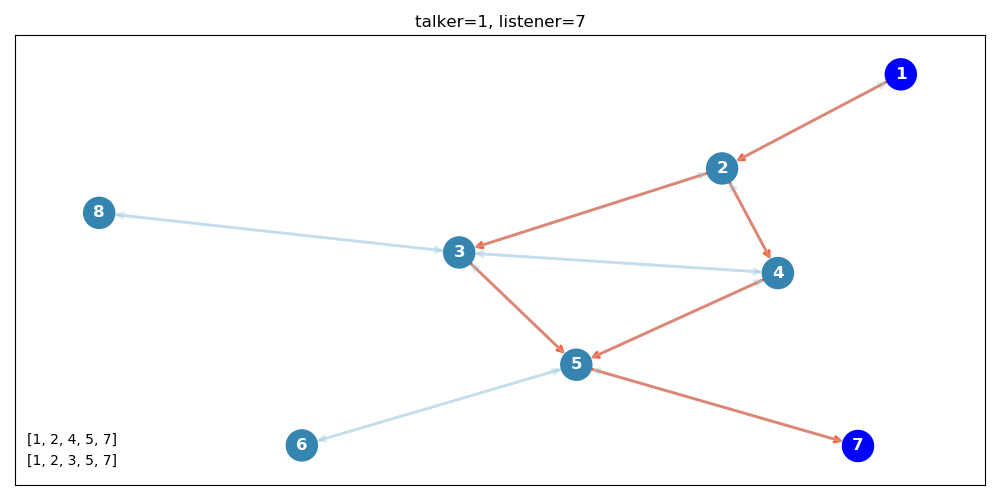
#> input picture simulations/demo_2/b_n4_f10_none_backtracking_lrf_aeap/results/t1_l7.png, 1000 x 500 px; its folder holds 3 pictures in this run
$ python v_flow_routes.py
#> lines starting #> are read from the running program, lines starting #| are printed output that depends on the picture
import os
from PIL import Image

DIR_NAME = './b_n4_f10_none_backtracking_lrf_aeap/results/'

filenames = os.listdir(DIR_NAME)
imgs = []
for filename in filenames:
    if os.path.splitext(filename)[1] == '.png':
        img = Image.open(os.path.join(DIR_NAME, filename))
#> img is the input picture: PIL image 1000x500 RGB; mean R, G, B 249.8, 250.1, 251.2
        imgs.append(img)
width, height = imgs[0].size
#> width = 1000; height = 500
result = Image.new(imgs[0].mode, (width * 2, height * 2))
#> result: PIL image 2000x1000 RGB; every value is 0

img1 = Image.new('RGB', (int(width / 2), height), (255, 255, 255))
#> img1: PIL image 500x500 RGB; every value is 255
img2 = Image.new('RGB', (int(width / 2), height), (255, 255, 255))
imgs.insert(2, img1)
imgs.insert(4, img2)

result.paste(imgs[0], (0, 0, width, height))
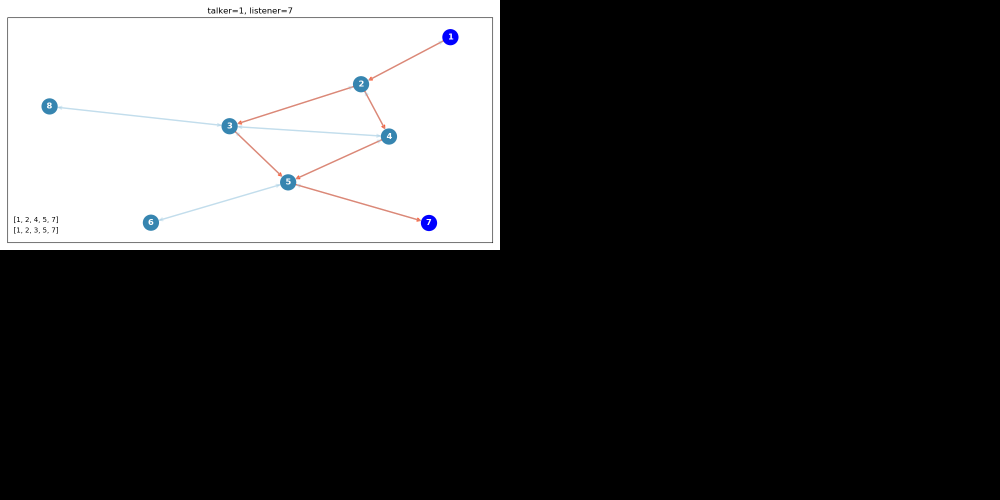
#> result: PIL image 2000x1000 RGB (shown at 1/2 size); mean R, G, B 62.4, 62.5, 62.8
result.paste(imgs[1], (width, 0, width + width, height))
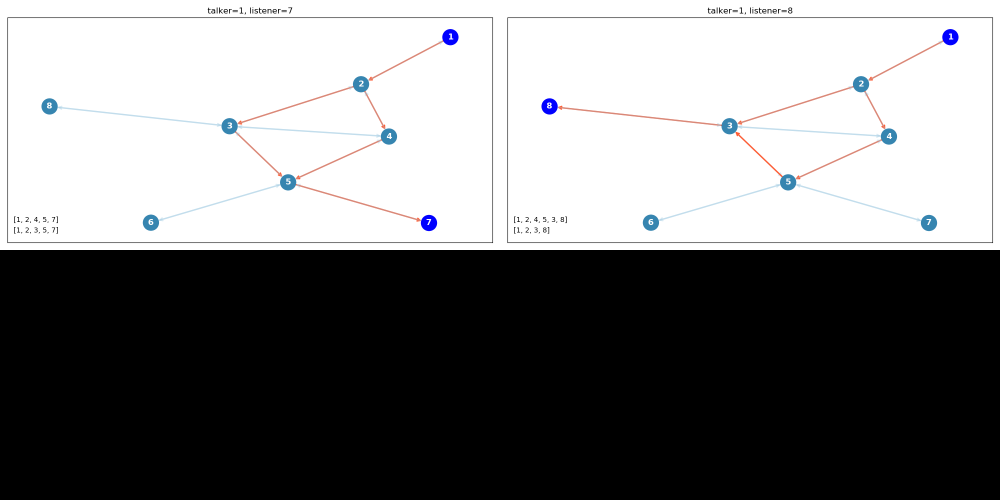
#> result: PIL image 2000x1000 RGB (shown at 1/2 size); mean R, G, B 124.9, 125, 125.6
result.paste(imgs[2], (0, height, int(width / 2), height * 2))
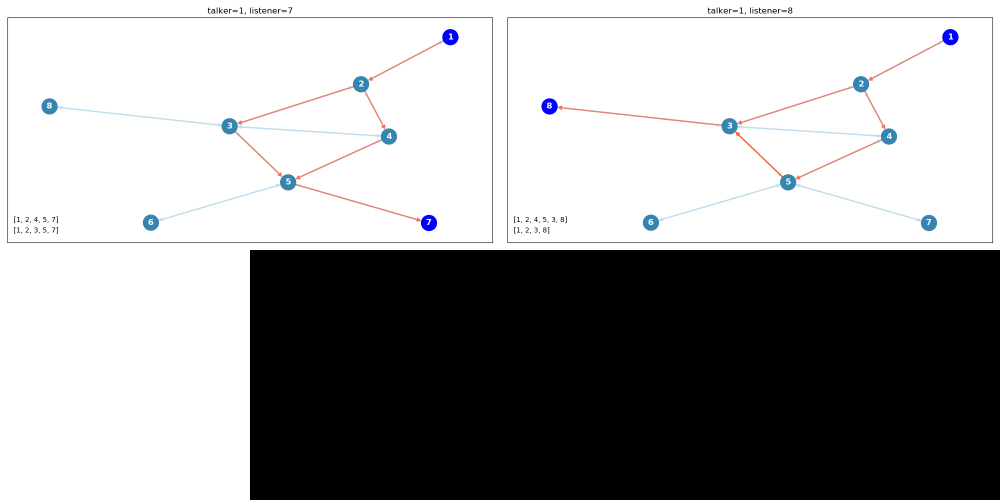
#> result: PIL image 2000x1000 RGB (shown at 1/2 size); mean R, G, B 156.8, 156.9, 157.5
result.paste(imgs[3], (int(width / 2), height, width + int(width / 2), height * 2))
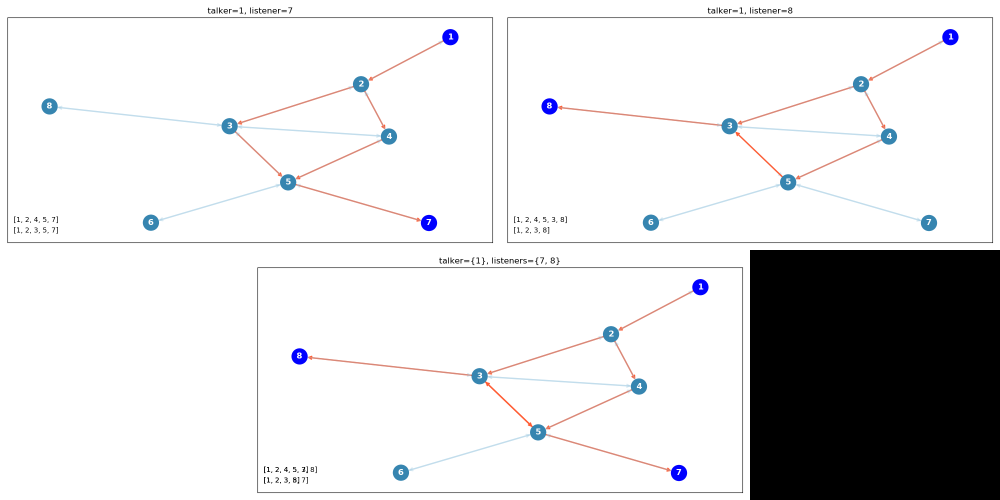
#> result: PIL image 2000x1000 RGB (shown at 1/2 size); mean R, G, B 219.2, 219.3, 220.2
result.paste(imgs[4], (int(width + width / 2), height, width * 2, height * 2))
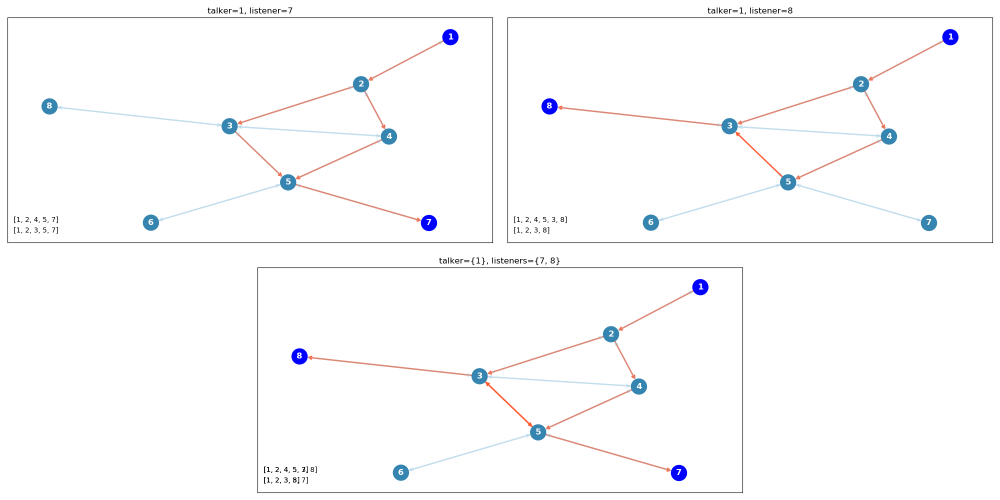
#> result: PIL image 2000x1000 RGB (shown at 1/2 size); mean R, G, B 251, 251.1, 252

result.show()
